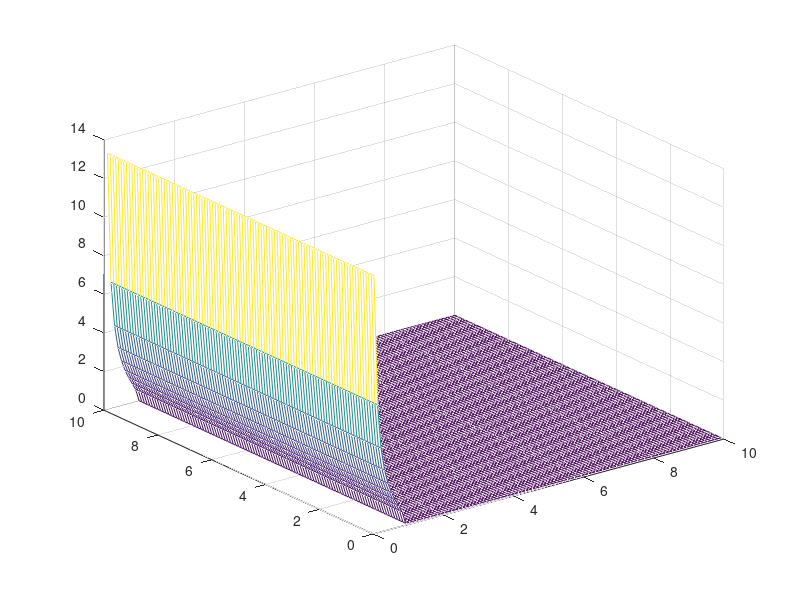

Recreate this plot in MATLAB.
%% limpiar
clc 
clear
%% grafica
zd=[0.1:0.1:10]; %zita deseado de la planta 
tsd=[0.1:0.1:10];%tiempo de estabilizacion
%%ecuentra el wn
for f=1:100
if zd(f)<=1 %sub y criticamente
wnd(f)=4/(3*tsd(f))    
end
if zd(f)>1 %sobre
wnd(f)=4/(tsd(f)*(zd(f)-sqrt(zd(f)^2-1)))    
end
end
%raices del polinomio deseado
for f=1:100
pold=[1, 2*zd(f)*wnd(f), wnd(f)^2];
rpd=roots(pold)
z(f)=imag(rpd(1))
pold=0;
end
[X,Y]=meshgrid(zd,tsd);
[Z,Y]=meshgrid(z,tsd);
mesh(X,Y,Z), figure(gcf);